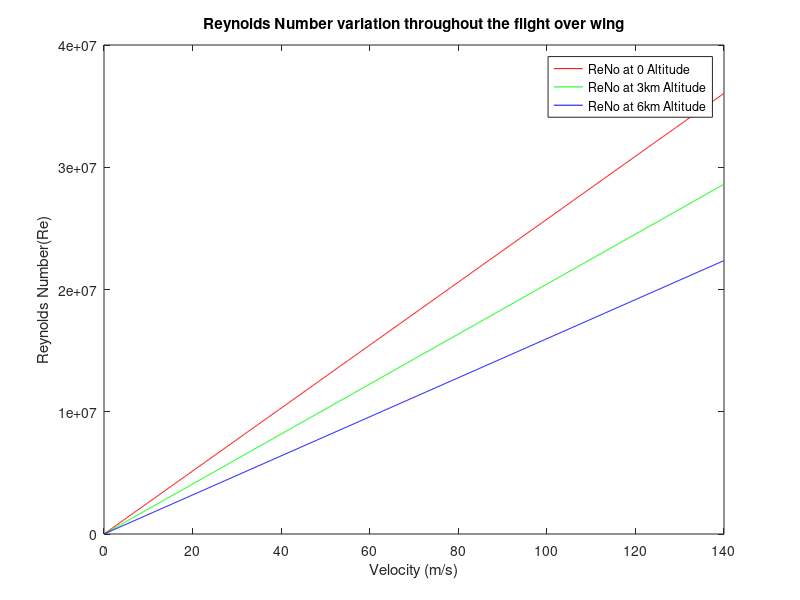

Source code (MATLAB):
%Finding the reynolds number
%ReNo=(rho*Vel*Length)/Viscosity
%rho=1.225; %kg/m3 % at sea level ,CruiseDensity=0.6601   %kg/m3 Density=
%rho=linspace(0.6601,1.225,100)
%Density	1.24	Kg/m^3
    %Velocity	69.44	m/s
    %Length	2	m
    %Viscosity	0.00001778	Ns/m^2
%{    
rhorange=linspace(0.64,1.1551,100)
ZR=[]
for i=1:length(rhorange)
    %rho=0.6601
    %Velocity= 69.44 %138.889; %V=69.44 with payload 
    Vel=linspace(0,139.88,1000)
    Length=3.5
    Viscosity=0.0000181 %kg/m*s
    ReNo=((rhorange(i))*Vel*Length)/Viscosity
    plot(Vel,ReNo,'r')
    hold on
end
%ZR=ReNo(i)
    xlabel('Velocity (m/s)')
    ylabel('Reynolds Number(Re)')
    title('Reynolds Number variation throughout the flight over wing for different densities') 
%}
    
%Reynolds number at zero altitude    
rho_at_zero_Altitude=1.1551
Viscosity_at_zero_Altitude=1.8614e-5 %kg/m*s  
Velocity_Range=linspace(0,139.88,1000)
Length_of_Chord=4.1493    
Reynolds_Number_at_Zero_Altitude=(rho_at_zero_Altitude*Velocity_Range*Length_of_Chord)/Viscosity_at_zero_Altitude
plot(Velocity_Range,Reynolds_Number_at_Zero_Altitude,'r')  
hold on

%Reynolds number at 3000m altitude    
rho_at_landTakeoff_Altitude=0.870280
Viscosity_at_landTakeoff_Altitude=1.7667e-5 %kg/m*s  
Velocity_Range=linspace(0,139.88,1000)
Length_of_Chord=4.1493    
Reynolds_Number_at_landTakeoff_Altitude=(rho_at_landTakeoff_Altitude*Velocity_Range*Length_of_Chord)/Viscosity_at_landTakeoff_Altitude
plot(Velocity_Range,Reynolds_Number_at_landTakeoff_Altitude,'g')
hold on

%Reynolds number at 6000m altitude    
rho_at_Cruise_Altitude=0.64258
Viscosity_at_Cruise_Altitude=1.6689e-5 %kg/m*s  
Velocity_Range=linspace(0,139.88,1000)
Length_of_Chord=4.1493    
Reynolds_Number_at_Cruise_Altitude=(rho_at_Cruise_Altitude*Velocity_Range*Length_of_Chord)/Viscosity_at_Cruise_Altitude
plot(Velocity_Range,Reynolds_Number_at_Cruise_Altitude,'b')

%hold on

%plot(69.44,Reynolds_Number_at_Cruise_Altitude,'.')
%hold on

%plot(138.88,Reynolds_Number_at_Zero_Altitude,'.')

xlabel('Velocity (m/s)')
ylabel('Reynolds Number(Re)')
title('Reynolds Number variation throughout the flight over wing') 
legend('ReNo at 0 Altitude','ReNo at 3km Altitude','ReNo at 6km Altitude')



